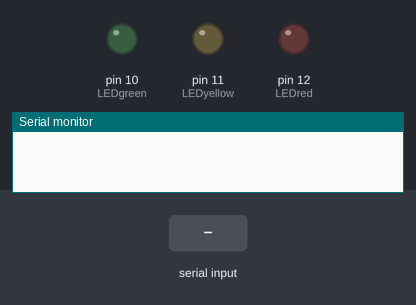
This sketch was run on a simulated Arduino Uno, built with avr-gcc and run on an emulated ATmega328P. Shown: output pins drawn as LEDs (lit = HIGH), the last lines printed to the serial monitor. Dashed ring = blinking. The inputs (shaded band) are chosen by the test bench.

Above: at 1.2 s.
1.3 s: "s" received over Serial
At 1.7 s:
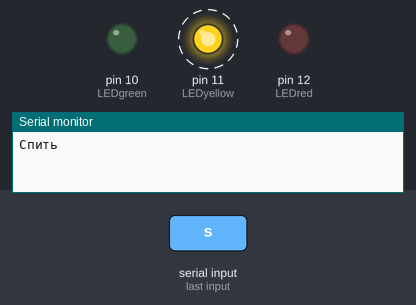
4.3 s: "n" received over Serial
At 5.3 s:
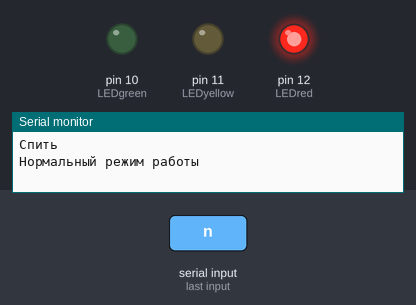
7.3 s: "r" received over Serial
At 7.7 s:
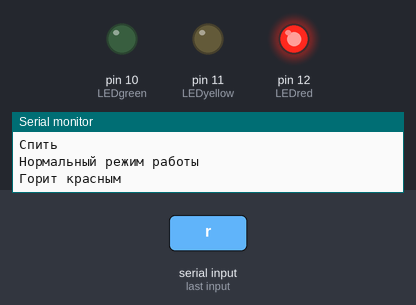
8.8 s: "g" received over Serial
At 9.6 s:
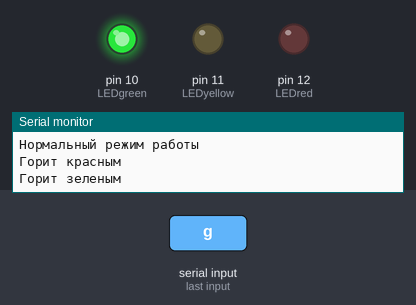
Timing chart, 0 to 11.3 s (numbered marks = the images above; inputs shaded):
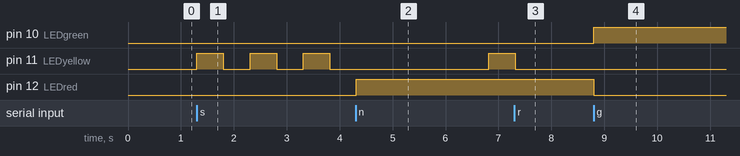

The sketch:

sketch_8.ino
```cpp
//конечный автомат с режимами
int LEDred=12;
int LEDyellow=11;
int LEDgreen=10;
int cnt=0;
int state_normal=1;
byte state_sleep=1;
char regim=' ';
void setup()
{
  pinMode(LEDred,OUTPUT);
  pinMode(LEDyellow,OUTPUT);
  pinMode(LEDgreen,OUTPUT);
  Serial.begin(9600);

}

void loop()
{


    char incomingChar = toLowerCase(Serial.read());
    if ( incomingChar=='n')
    {
      Serial.println("Нормальный режим работы");
      regim='n';
    }
     else if ( incomingChar=='s')
    {
      Serial.println("Спить");
      regim='s';
    }
     else if ( incomingChar=='r')
    {
      Serial.println("Горит красным");
      regim='r';
    }
     else if ( incomingChar=='g')
    {
      Serial.println("Горит зеленым");
      regim='g';
    }
  cnt++;
  if(cnt==100)
  {
    cnt=0;
    Statemashine();
   }
    //delay(10);
  }


void Statemashine(void)
{
  switch(regim)
  {
    case 'n':
    Normal();
      if( state_normal==4)
        {state_normal=1;}
      else {state_normal++;}
    break;

    case 's':
    digitalWrite(LEDred,LOW);
    digitalWrite(LEDyellow,state_sleep);
    digitalWrite(LEDgreen,LOW);
    delay(500);
    state_sleep= !state_sleep;
    break;

    case 'r':
    digitalWrite(LEDred,HIGH);
    digitalWrite(LEDyellow,LOW);
    digitalWrite(LEDgreen,LOW);
    break;

    case 'g':
    digitalWrite(LEDred,LOW);
    digitalWrite(LEDyellow,LOW);
    digitalWrite(LEDgreen,HIGH);
    //delay(500);
    //state=1;
    break;

    case ' ' :
    digitalWrite(LEDred,LOW);
    digitalWrite(LEDyellow,LOW);
    digitalWrite(LEDgreen,LOW);
    break;
    }
}


void Normal(void)
{
  switch(state_normal)
  {
    case 1:
    digitalWrite(LEDred,HIGH);
    digitalWrite(LEDyellow,LOW);
    digitalWrite(LEDgreen,LOW);
    delay(2500);
    //state++;
    break;

    case 2:
    digitalWrite(LEDred,HIGH);
    digitalWrite(LEDyellow,HIGH);
    digitalWrite(LEDgreen,LOW);
    delay(500);
    //state++;
    break;

    case 3:
    digitalWrite(LEDred,LOW);
    digitalWrite(LEDyellow,LOW);
    digitalWrite(LEDgreen,HIGH);
    delay(2500);
    //state++;
    break;

    case 4:
    digitalWrite(LEDred,LOW);
    digitalWrite(LEDyellow,HIGH);
    digitalWrite(LEDgreen,LOW);
    delay(500);
   //state_normal=1;
    break;

    }
}
```

Measured:
- after the input at 1.3 s, pin 11 (LEDyellow): alternates HIGH for 0.50 s and LOW for 0.50 s, starting at once
- after the input at 4.3 s, pin 12 (LEDred): LOW → HIGH at once
- after the input at 7.3 s, pin 10 (LEDgreen): stays LOW (without the input it goes to HIGH after 0.01 s); pin 12 (LEDred): stays HIGH (without the input it goes to LOW after 0.01 s)
- after the input at 8.8 s, pin 10 (LEDgreen): LOW → HIGH at once; pin 12 (LEDred): HIGH → LOW at once
